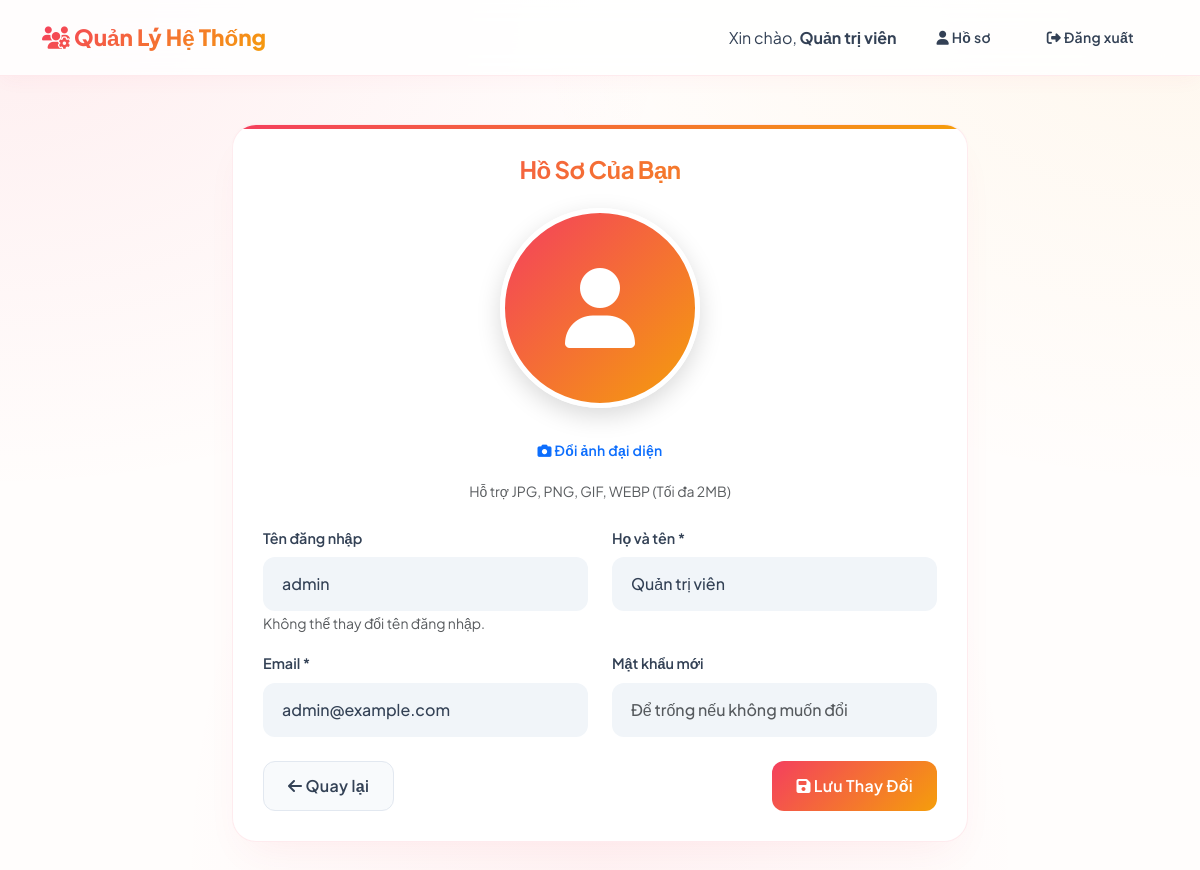
The page /pages/profile.php (signed in) on the database its author committed.
### tables this page shows
CREATE TABLE IF NOT EXISTS `users` (
  `id` int(11) NOT NULL AUTO_INCREMENT,
  `username` varchar(50) NOT NULL,
  `password` varchar(255) NOT NULL,
  `fullname` varchar(100) NOT NULL,
  `email` varchar(100) NOT NULL,
  `avatar` varchar(255) DEFAULT NULL,
  `role` tinyint(1) NOT NULL DEFAULT 0 COMMENT '0: User, 1: Admin',
  `created_at` timestamp NOT NULL DEFAULT current_timestamp(),
  PRIMARY KEY (`id`),
  UNIQUE KEY `username` (`username`),
  UNIQUE KEY `email` (`email`)
);

### pages/profile.php (the view, shortened to what this page needs)
<?php
require_once '../config/config.php';
$user_id = $_SESSION['user_id'];
$username = $fullname = $email = $avatar = "";
$sql = "SELECT username, fullname, email, avatar FROM users WHERE id = ?";
if ($stmt = mysqli_prepare($conn, $sql)) {
    mysqli_stmt_bind_param($stmt, "i", $user_id);
    if (mysqli_stmt_execute($stmt)) {
        $result = mysqli_stmt_get_result($stmt);
        if (mysqli_num_rows($result) == 1) {
            $row = mysqli_fetch_array($result, MYSQLI_ASSOC);
            $username = $row['username'];
            $fullname = $row['fullname'];
            $email = $row['email'];
            $avatar = $row['avatar'];
        }
    }
}
?>
<!DOCTYPE html>
<html lang="vi">
<head>
    <link href="https://cdn.jsdelivr.net/npm/bootstrap@5.3.0/dist/css/bootstrap.min.css" rel="stylesheet">
    <link rel="stylesheet" href="https://cdnjs.cloudflare.com/ajax/libs/font-awesome/6.4.0/css/all.min.css">
    <link rel="stylesheet" href="../css/style.css">
</head>
<body class="dashboard-bg">
<nav class="navbar navbar-expand-lg navbar-light">
    <div class="container">
        <a class="navbar-brand" href="dashboard.php"><i class="fas fa-users-cog"></i> Quản Lý Hệ Thống</a>
        <div class="d-flex align-items-center text-white">
            <span class="me-3">Xin chào, <strong><?php echo htmlspecialchars($_SESSION['fullname']); ?></strong></span>
            <a href="profile.php" class="btn btn-outline-light btn-sm me-2"><i class="fas fa-user"></i> Hồ sơ</a>
            <a href="logout.php" class="btn btn-outline-light btn-sm"><i class="fas fa-sign-out-alt"></i> Đăng xuất</a>
        </div>
    </div>
</nav>
<div class="container mt-5">
    <div class="row justify-content-center">
        <div class="col-md-8">
            <div class="dashboard-card">
                <h4 class="mb-4 text-center" style="background: linear-gradient(135deg, var(--primary) 0%, var(--secondary) 100%); -webkit-background-clip: text; background-clip: text; -webkit-text-fill-color: transparent; color: transparent;">Hồ Sơ Của Bạn</h4>
                <div class="card-body p-0">
                    <form action="<?php echo htmlspecialchars(basename($_SERVER['REQUEST_URI'])); ?>" method="post" enctype="multipart/form-data">
                        <div class="text-center mb-4">
                            <div id="avatarPreviewContainer" class="profile-avatar-container">
                                <?php if(!empty($avatar) && file_exists("../uploads/avatars/" . $avatar)): ?>
                                    <img src="../uploads/avatars/<?php echo htmlspecialchars($avatar); ?>" alt="Avatar" style="width: 200px; height: 200px; border-radius: 50%; object-fit: cover; border: 5px solid var(--primary); box-shadow: 0 8px 25px rgba(0,0,0,0.15);" id="avatarPreview">
                                <?php else: ?>
                                    <div id="avatarPlaceholder" style="width: 200px; height: 200px; border-radius: 50%; background: linear-gradient(135deg, var(--primary) 0%, var(--secondary) 100%); color: white; display: flex; align-items: center; justify-content: center; font-size: 80px; margin: 0 auto 20px auto; border: 5px solid white; box-shadow: 0 8px 25px rgba(0,0,0,0.15);">
                                        <i class="fas fa-user"></i>
                                    </div>
                                <?php endif; ?>
                            </div>
                            <div>
                                <label for="avatarInput" class="btn btn-outline-primary btn-sm"><i class="fas fa-camera"></i> Đổi ảnh đại diện</label>
                            </div>
                            <small class="text-muted d-block mt-2" id="fileNameDisplay">Hỗ trợ JPG, PNG, GIF, WEBP (Tối đa 2MB)</small>
                        </div>
                        <div class="row mb-3">
                            <div class="col-md-6">
                                <label class="form-label">Tên đăng nhập</label>
                                <input type="text" class="form-control" value="<?php echo htmlspecialchars($username); ?>" disabled>
                                <small class="text-muted">Không thể thay đổi tên đăng nhập.</small>
                            </div>
                            <div class="col-md-6">
                                <label class="form-label">Họ và tên *</label>
                                <input type="text" name="fullname" class="form-control" required value="<?php echo htmlspecialchars($fullname); ?>">
                            </div>
                        </div>
                        <div class="row mb-4">
                            <div class="col-md-6">
                                <label class="form-label">Email *</label>
                                <input type="email" name="email" class="form-control" required value="<?php echo htmlspecialchars($email); ?>">
                            </div>
                            <div class="col-md-6">
                                <label class="form-label">Mật khẩu mới</label>
                                <input type="password" name="password" class="form-control" placeholder="Để trống nếu không muốn đổi">
                            </div>
                        </div>
                        <div class="d-flex justify-content-between">
                            <a href="dashboard.php" class="btn btn-secondary"><i class="fas fa-arrow-left"></i> Quay lại</a>
                            <button type="submit" class="btn btn-primary"><i class="fas fa-save"></i> Lưu Thay Đổi</button>
                        </div>
                    </form>
                </div>
            </div>
        </div>
    </div>
</div>
</body>
</html>

### css/style.css (style rules this page uses)
:root { --primary: #f43f5e; --primary-hover: #e11d48; --secondary: #f59e0b; --bg-color: #fffdfc; --card-bg: #ffffff; --text-main: #334155; --text-muted: #94a3b8; --border-color: #f1f5f9; --success: #10b981; --danger: #ef4444; }
body { background-color: var(--bg-color); background-image: radial-gradient(at 0% 0%, rgba(244, 63, 94, 0.08) 0, transparent 40%), radial-gradient(at 100% 0%, rgba(245, 158, 11, 0.06) 0, transparent 40%), radial-gradient(at 50% 100%, rgba(244, 63, 94, 0.05) 0, transparent 50%); background-attachment: fixed; font-family: 'Plus Jakarta Sans', sans-serif; color: var(--text-main); min-height: 100vh; }
h1, h2, h3, h4, h5, h6 { font-weight: 700; color: #0f172a; letter-spacing: -0.5px; }
a { color: var(--primary); text-decoration: none; transition: all 0.3s ease; }
.auth-card, .dashboard-card { background: var(--card-bg); border: 1px solid rgba(244, 63, 94, 0.1); border-radius: 24px; box-shadow: 0 20px 40px -15px rgba(244, 63, 94, 0.08), 0 0 10px rgba(0,0,0,0.01); padding: 40px; width: 100%; transition: transform 0.4s cubic-bezier(0.175, 0.885, 0.32, 1.275), box-shadow 0.4s ease; position: relative; overflow: hidden; }
.auth-card::before, .dashboard-card::before { content: ""; position: absolute; top: 0; left: 0; width: 100%; height: 4px; background: linear-gradient(90deg, var(--primary) 0%, var(--secondary) 100%); }
.dashboard-card { padding: 30px; margin-bottom: 30px; }
.form-label { color: var(--text-main); font-weight: 600; font-size: 0.9rem; margin-bottom: 8px; }
.form-control, .form-select { background: #f1f5f9 !important; border: 1px solid transparent !important; color: var(--text-main) !important; border-radius: 12px; padding: 14px 18px; font-weight: 500; transition: all 0.3s ease; box-shadow: none !important; }
.btn { border-radius: 12px; padding: 12px 24px; font-weight: 600; letter-spacing: 0.3px; transition: all 0.4s cubic-bezier(0.175, 0.885, 0.32, 1.275); border: none; position: relative; overflow: hidden; z-index: 1; }
.btn::after { content: ''; position: absolute; top: -50%; left: -50%; width: 200%; height: 200%; background: rgba(255,255,255,0.2); transform: rotate(45deg) scale(0); transition: transform 0.5s ease; z-index: -1; }
.btn-primary { background: linear-gradient(135deg, var(--primary) 0%, var(--secondary) 100%); color: white; }
.btn-secondary { background: #f8fafc; border: 1px solid #e2e8f0; color: var(--text-main); }
.navbar { background: rgba(255, 255, 255, 0.85) !important; backdrop-filter: blur(16px); border-bottom: 1px solid rgba(244, 63, 94, 0.1); padding: 15px 0; box-shadow: 0 4px 20px -2px rgba(244, 63, 94, 0.05); }
.navbar-brand { font-weight: 800; font-size: 1.4rem; background: linear-gradient(135deg, var(--primary) 0%, var(--secondary) 100%); -webkit-background-clip: text; background-clip: text; -webkit-text-fill-color: transparent; color: transparent; }
.navbar .text-white { color: var(--text-main) !important; }
.navbar .btn-outline-light { border-color: var(--border-color); color: var(--text-main); }

### rows shown on the page
users: username "admin", fullname "Quản trị viên", email "admin@example.com"

### other values the page prints
$_SESSION['fullname'] "Quản trị viên"
